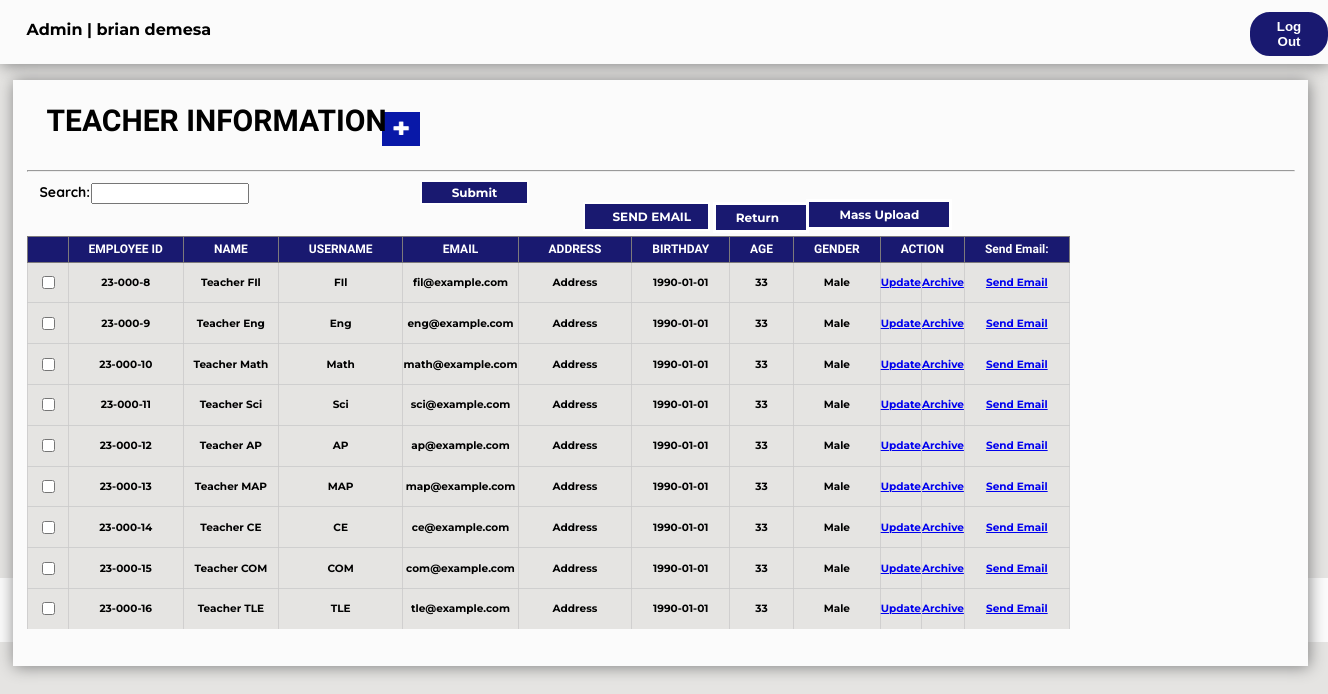
Page /Admin/teacherviewall.php (signed in) on the committed database.
### tables this page shows
CREATE TABLE `tbl_sepi_account` (
  `Acc_ID` int(11) NOT NULL AUTO_INCREMENT,
  `Admin_ID` varchar(20) NOT NULL,
  `Fname` varchar(30) NOT NULL,
  `mname` varchar(5) NOT NULL,
  `Lname` varchar(30) NOT NULL,
  `Username` varchar(30) NOT NULL,
  `EMAIL` varchar(50) NOT NULL,
  `Password` varchar(30) NOT NULL,
  `Gender` varchar(15) NOT NULL,
  `Address` varchar(50) NOT NULL,
  `Role` varchar(20) NOT NULL,
  `Hdate` date NOT NULL,
  PRIMARY KEY (`Acc_ID`)
);

CREATE TABLE `tbl_teacherinfo` (
  `TID` int(11) NOT NULL AUTO_INCREMENT,
  `Employee_ID` varchar(255) NOT NULL,
  `FNAMES` varchar(255) NOT NULL,
  `MNAMES` varchar(255) DEFAULT NULL,
  `LNAMES` varchar(255) NOT NULL,
  `USERNAME` varchar(255) NOT NULL,
  `ADDRESS` varchar(255) NOT NULL,
  `EMAIL` varchar(255) NOT NULL,
  `PASS` varchar(255) NOT NULL,
  `BDAYS` date NOT NULL,
  `AGES` int(11) NOT NULL,
  `GENDERS` varchar(10) NOT NULL,
  `Role` varchar(50) NOT NULL,
  PRIMARY KEY (`TID`)
);

### Admin/teacherviewall.php (the view, shortened to what this page needs)
<?php
include "../sepi_connect.php";
if(!isset($_SESSION['loggedin']) || $_SESSION['loggedin'] !== true)
{
 header("refresh:0; ../Index.php");
 exit;
}else if(isset($_SESSION['Acc_ID']))
{
	$userid = $_SESSION['Acc_ID'];
	$getrecord = mysqli_query($config,"SELECT * FROM tbl_sepi_account WHERE Acc_ID ='$userid'");
	while($rowedit = mysqli_fetch_assoc($getrecord))
	{
		$type = $rowedit['Role'];
		$name = $rowedit['Fname']." ".$rowedit['Lname'];
	}
}
if(isset($_POST['search'])){
    $search = $_POST['search'];
    if ($search != NULL){
        $sql = "Select * from tbl_teacherinfo where TID like '%$search%' or
                                                Employee_ID like '%$search%' or
                                                FNAMES like '%$search%' or
                                                MNAMES like '%$search%' or
                                                LNAMES like '%$search%' or
                                                BDAYS like '%$search%' or
                                                AGES like '%$search%' or
                                                GENDERS like '%$search%'";
    }else{
        $sql = "Select * from tbl_teacherinfo";
    }
}else{
    $sql = "Select * from tbl_teacherinfo";
}
?>
<!DOCTYPE html>
<html>
<head>
</head>
<link rel="stylesheet" href="../Css/sepi.css">
<body style="background-color:#E5E4E2">
<div class="header">
    <p class="displaynameviewall"><?php echo "$type" ?> | <?php echo "$name" ?></p>
    <form method="POST"action="logout.php" >
        <button type=submit name="logout" class="logout">Log Out</a>
    </form>
</div>
<div class="footer">
    <h6 id="footer">� 2022 SEPI Login Form. All Rights Reserved | Designed by Excel-erator</h6>
</div>
<div class="studentdivallrecs">
    <h1 id="studentfont">TEACHER INFORMATION</h1>
    <a href="teacheradd.php" name="addstudent"><img src="../Images/add_icon.png" class="addstudentbtnviewall"></a>
    <hr>
    <p class="searchstudent">Search:</p>
<form method=POST action="teacherviewall.php">
    <input type=text name=search class="studenttxtviewall">
    <input type=submit name=sub class="studentbtnviewall">
</form>
	<form method='post' action='index.php'>
	<input type="submit" name="email" value="SEND EMAIL" class="returnviewallbtn" style="
    margin-left: 43%; width: 127px;
">
    <a href="teacher.php" class="returnviewallbtn">Return</a>
    <a href="import.php" class="massupdbtnviewall">Mass Upload</a>
    <?php
    include "../sepi_connect.php";
    $result = $config -> query($sql);
    if($result -> num_rows > 0){
        echo"<div class=teachertbl2 style=overflow:auto;>";
        echo"<table class=teachertbl1>";
        echo "<tr>";
		echo "<th Class=teacherheader6>";
        echo "<th Class=teacherheader6>EMPLOYEE ID";
        echo "<th Class=teacherheader4>NAME";
        echo "<th Class=teacherheader4>USERNAME";
        echo "<th Class=teacherheader4>EMAIL";
        echo "<th Class=teacherheader4>ADDRESS";
        echo "<th Class=teacherheader6>BIRTHDAY";
        echo "<th Class=teacherheader6>AGE";
        echo "<th Class=teacherheader6>GENDER";
        echo "<th Class=teacherheader6 colspan=2>ACTION";
        echo "<th Class=teacherheader6>Send Email: ";
        while($row = $result -> fetch_assoc()){
            $zero = 0;
            $zero1 = 0;
            $zero2 = 0;
            $date=date_create("2023");
            $dateformat=date_format($date,"y");
            echo "<tr>";
            echo "<td class=teacherinfo><input type='checkbox' name='teacher[]' value='".$row['EMAIL']."'>";
            echo "<td class=teacherinfo>".$dateformat."-".$zero."".$zero1."".$zero2."-".$row['TID'];
            echo "<td class=teacherinfo>".$row['FNAMES']." ".$row['MNAMES']." ".$row['LNAMES'];
            echo "<td class=teacherinfo>".$row['USERNAME'];
            echo "<td class=teacherinfo>".$row['EMAIL'];
            echo "<td class=teacherinfo>".$row['ADDRESS'];
            echo "<td class=teacherinfo>".$row['BDAYS'];
            echo "<td class=teacherinfo>".$row['AGES'];
            echo "<td class=teacherinfo>".$row['GENDERS'];
            echo "<td class=teacherinfo> <a href='teacherupdate.php?ID=".$row['TID']."'> Update </a>";
            echo "<td class=teacherinfo> <a href='teacherdelete.php?ID=".$row['TID']."'> Archive </a>";
            echo "<td class=teacherinfo> <a href='index.php'?ID=".$row['TID']."'> Send Email </a>";
        }
        echo "</form>";
        echo "</div>";
    }else{
        echo "Empty";
    }
    ?>

### rows in the picture
tbl_sepi_account: Role "Admin", name "brian demesa"
tbl_teacherinfo: dateformat "23", zero "0", zero1 "0", zero2 "0", TID "8", FNAMES "Teacher", MNAMES "FIl", USERNAME "FIl", EMAIL "fil@example.com", ADDRESS "Address", BDAYS "1990-01-01", AGES "33", GENDERS "Male"
tbl_teacherinfo: dateformat "23", zero "0", zero1 "0", zero2 "0", TID "9", FNAMES "Teacher", MNAMES "Eng", USERNAME "Eng", EMAIL "eng@example.com", ADDRESS "Address", BDAYS "1990-01-01", AGES "33", GENDERS "Male"
tbl_teacherinfo: dateformat "23", zero "0", zero1 "0", zero2 "0", TID "10", FNAMES "Teacher", MNAMES "Math", USERNAME "Math", EMAIL "math@example.com", ADDRESS "Address", BDAYS "1990-01-01", AGES "33", GENDERS "Male"
tbl_teacherinfo: dateformat "23", zero "0", zero1 "0", zero2 "0", TID "11", FNAMES "Teacher", MNAMES "Sci", USERNAME "Sci", EMAIL "sci@example.com", ADDRESS "Address", BDAYS "1990-01-01", AGES "33", GENDERS "Male"
tbl_teacherinfo: dateformat "23", zero "0", zero1 "0", zero2 "0", TID "12", FNAMES "Teacher", MNAMES "AP", USERNAME "AP", EMAIL "ap@example.com", ADDRESS "Address", BDAYS "1990-01-01", AGES "33", GENDERS "Male"
tbl_teacherinfo: dateformat "23", zero "0", zero1 "0", zero2 "0", TID "13", FNAMES "Teacher", MNAMES "MAP", USERNAME "MAP", EMAIL "map@example.com", ADDRESS "Address", BDAYS "1990-01-01", AGES "33", GENDERS "Male"
tbl_teacherinfo: dateformat "23", zero "0", zero1 "0", zero2 "0", TID "14", FNAMES "Teacher", MNAMES "CE", USERNAME "CE", EMAIL "ce@example.com", ADDRESS "Address", BDAYS "1990-01-01", AGES "33", GENDERS "Male"
tbl_teacherinfo: dateformat "23", zero "0", zero1 "0", zero2 "0", TID "15", FNAMES "Teacher", MNAMES "COM", USERNAME "COM", EMAIL "com@example.com", ADDRESS "Address", BDAYS "1990-01-01", AGES "33", GENDERS "Male"
tbl_teacherinfo: dateformat "23", zero "0", zero1 "0", zero2 "0", TID "16", FNAMES "Teacher", MNAMES "TLE", USERNAME "TLE", EMAIL "tle@example.com", ADDRESS "Address", BDAYS "1990-01-01", AGES "33", GENDERS "Male"
